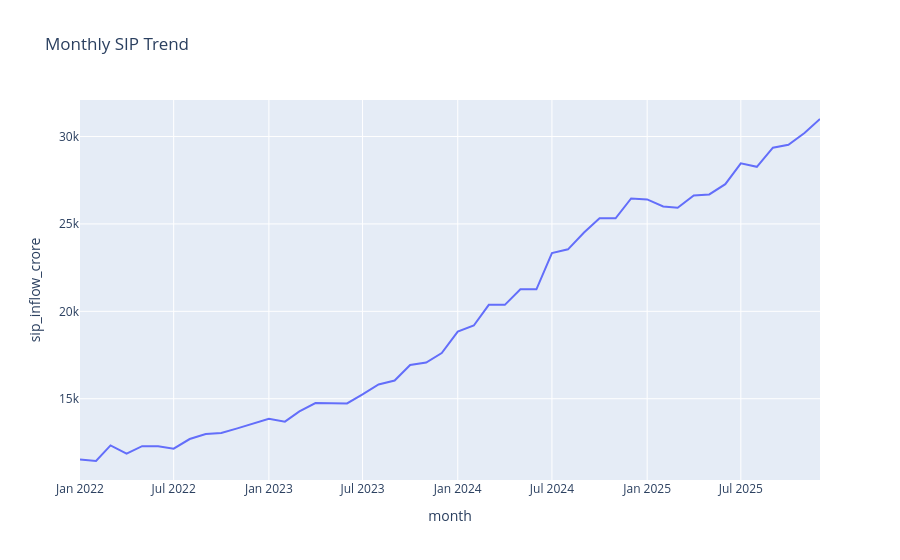

The notebook cell this image was saved under:
### Markdown cell above
## Finding 3: Monthly SIP Inflows

**Observation:**

- SIP inflows show a consistent increasing trend across the years.
- The steady growth reflects increasing awareness of systematic investing.
- The highest monthly inflow indicates strong investor confidence during that period.

### Code cell
sip["month"] = pd.to_datetime(sip["month"])

fig = px.line(
    sip,
    x="month",
    y="sip_inflow_crore",
    title="Monthly SIP Trend"
)
fig.write_image("../reports/charts/03_sip_trend.png")

fig.show()

### Figure 1 — Plotly figure (JSON) as saved in the notebook; plotly's stock layout.template omitted (floating-point values rounded to 4 significant figures)
{"data": [{"hovertemplate": "month=%{x}<br>sip_inflow_crore=%{y}<extra></extra>", "legendgroup": "", "line": {"color": "#636efa", "dash": "solid"}, "marker": {"symbol": "circle"}, "mode": "lines", "name": "", "orientation": "v", "showlegend": false, "type": "scatter", "x": ["2022-01-01T00:00:00", "2022-02-01T00:00:00", "2022-03-01T00:00:00", "2022-04-01T00:00:00", "2022-05-01T00:00:00", "2022-06-01T00:00:00", "2022-07-01T00:00:00", "2022-08-01T00:00:00", "2022-09-01T00:00:00", "2022-10-01T00:00:00", "2022-11-01T00:00:00", "2022-12-01T00:00:00", "2023-01-01T00:00:00", "2023-02-01T00:00:00", "2023-03-01T00:00:00", "2023-04-01T00:00:00", "2023-05-01T00:00:00", "2023-06-01T00:00:00", "2023-07-01T00:00:00", "2023-08-01T00:00:00", "2023-09-01T00:00:00", "2023-10-01T00:00:00", "2023-11-01T00:00:00", "2023-12-01T00:00:00", "2024-01-01T00:00:00", "2024-02-01T00:00:00", "2024-03-01T00:00:00", "2024-04-01T00:00:00", "2024-05-01T00:00:00", "2024-06-01T00:00:00", "2024-07-01T00:00:00", "2024-08-01T00:00:00", "2024-09-01T00:00:00", "2024-10-01T00:00:00", "2024-11-01T00:00:00", "2024-12-01T00:00:00", "2025-01-01T00:00:00", "2025-02-01T00:00:00", "2025-03-01T00:00:00", "2025-04-01T00:00:00", "2025-05-01T00:00:00", "2025-06-01T00:00:00", "2025-07-01T00:00:00", "2025-08-01T00:00:00", "2025-09-01T00:00:00", "2025-10-01T00:00:00", "2025-11-01T00:00:00", "2025-12-01T00:00:00"], "xaxis": "x", "y": [11517, 11438, 12328, 11863, 12286, 12276, 12140, 12694, 12976, 13040, 13306, 13573, 13856, 13687, 14276, 14749, 14749, 14734, 15245, 15814, 16042, 16928, 17073, 17610, 18838, 19187, 20371, 20371, 21262, 21262, 23332, 23547, 24509, 25323, 25320, 26459, 26400, 25999, 25926, 26632, 26688, 27274, 28464, 28265, 29361, 29529, 30200, 31002], "yaxis": "y"}], "layout": {"legend": {"tracegroupgap": 0}, "title": {"text": "Monthly SIP Trend"}, "xaxis": {"anchor": "y", "domain": [0, 1], "title": {"text": "month"}}, "yaxis": {"anchor": "x", "domain": [0, 1], "title": {"text": "sip_inflow_crore"}}}}
